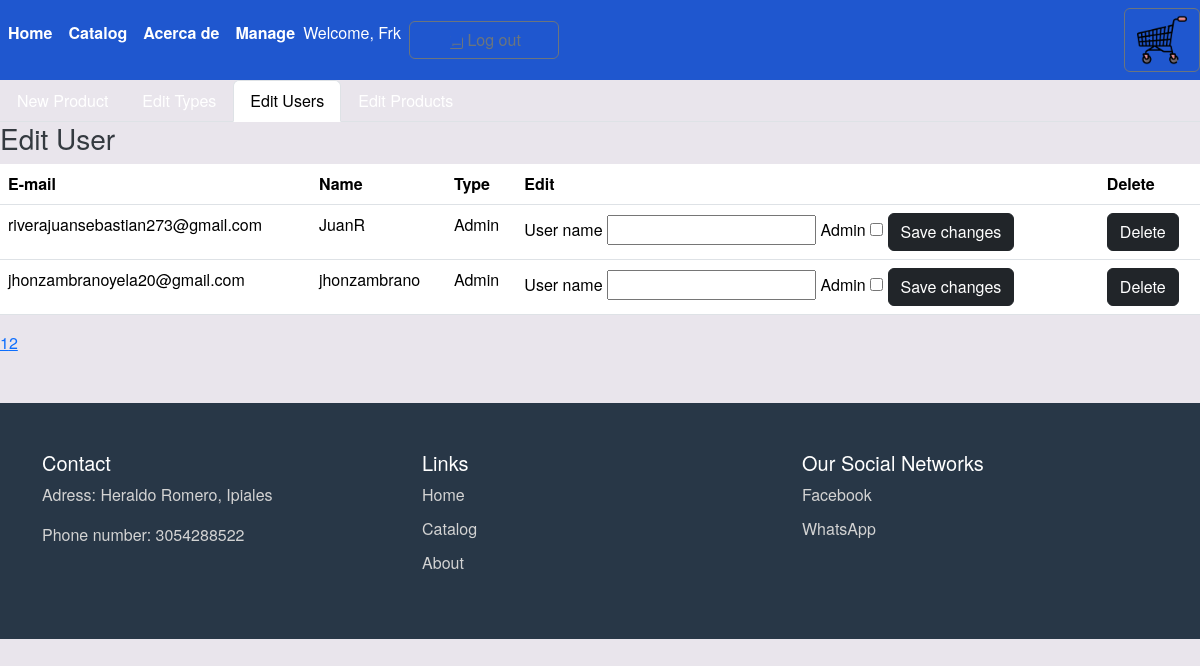
Page /admin?page=1&active_tab=editarUsuarioTab (signed in) on the committed database.
### tables this page shows
CREATE TABLE User (
            id INTEGER PRIMARY KEY,
            nom_usuario TEXT UNIQUE NOT NULL,
            correo TEXT UNIQUE NOT NULL,
            verificado INTEGER DEFAULT 0,  -- 0: No verificado, 1: Verificado
            contrasenia TEXT NOT NULL,
            admin INTEGER DEFAULT 0  -- 0: Regular user, 1: Admin user
        );

### aplicacion/admin/routes.py (the view)
@admin.route('/admin', methods=["GET", "POST"])
def admin_page():
    if(('logged_in' not in session) or ('admin' in session and session['admin'] != 1)):
        abort(403, _('You are not allowed to access here'))
    page = request.args.get('page', 1, type=int)
    active_tab = request.args.get('active_tab', 'nuevoProductoTab')
    per_page = 3  # Adjust as needed
    usuarios, total_usuarios = obtener_usuarios(page, per_page)
    productos, total_productos = obtenerproductos(page, per_page)
    tipos = obtener_tipos()
    formNp = FormularioNuevoProducto(request.form)
    formNt = FormularioTipo(request.form)
    formEt = FormularioTipo(request.form)
    formEu = FormularioEditarUsuario(request.form)
    formEp = FormularioEditarProducto(request.form)
    formDu = FormularioBorrar(request.form)
    formDp = FormularioBorrar(request.form)
    formDt = FormularioBorrar(request.form)
    if request.method == 'POST':
        if formNt.validate_on_submit():
            nombre = request.form.get('nombre')
            crear_tipo(nombre)
            flash(_('New type successfully created'), 'success')
            return redirect(url_for('admin.admin_page'))
    return render_template('admin.html', formDu=formDu, formDp=formDp, formDt=formDt, formNp=formNp, formNt=formNt, formEt=formEt, formEu=formEu, formEp=formEp, tipos=tipos, productos=productos, total_productos= total_productos, usuarios=usuarios, total_usuarios=total_usuarios, per_page=per_page, active_tab=active_tab)

### aplicacion/admin/forms.py
class FormularioNuevoProducto(FlaskForm):
    nombre = StringField(_("User"), validators=[DataRequired(_("User name required"))])
    descripcion = StringField(_("Description"), validators=[DataRequired(_("Description required"))])
    cantidad = IntegerField(_("Available"), validators=[DataRequired(_('Quantity required')), NumberRange(min=1, message=_('Not valid quantity'))])
    costo = FloatField(_("Price"), validators=[DataRequired(_("Price required"))])
    imagen = FileField(_("Thumbanil"), validators=[DataRequired(_("Image required"))])
    tipo = SelectField(_("Type"), coerce=int, validators=[DataRequired(_("Type required"))])
    submit = SubmitField(_('Add product'))
    def __init__(self, *args, **kwargs):
        super(FormularioNuevoProducto, self).__init__(*args, **kwargs)
        self.tipo.choices = get_opciones()

class FormularioTipo(FlaskForm):
    nombre = StringField(_("Type name"), validators=[DataRequired(_("Name required"))])
    submit = SubmitField(_('Save'))

### aplicacion/__init__.py (called while the page is built)
def get_locale():
    print(request.accept_languages)
    return request.accept_languages.best_match(app.config['LANGUAGES'])

### aplicacion/admin/forms.py (called while the page is built)
def get_opciones():
    ruta=current_app.config['DATABASE_URI'].replace('sqlite:///','') # encontrol la url de la bd,replace quita sqlite(en que carpet se encutra la bd)
    conexion=sqlite3.connect(ruta)
    cursor=conexion.cursor()#para relizar consultas mediante un cursor
    cursor.execute('SELECT Tipos.id, Tipos.tipo FROM Tipos')
    opciones=cursor.fetchall()#fetchall varios productos-guardar productos de la consulta
    conexion.close()
    return opciones

### aplicacion/database/crud_productos.py (called while the page is built)
def obtenerproductos(page=1, per_page=10):
    ruta=current_app.config['DATABASE_URI'].replace('sqlite:///','')
    print(ruta)
    conexion=sqlite3.connect(ruta)
    cursor=conexion.cursor()#para relizar consultas mediante un cursor
    cursor.execute("""SELECT Productos.id, Productos.nombre, Productos.unidades, Tipos.tipo, Productos.costo, Productos.descripcion, Productos.imagen
        FROM Productos
        INNER JOIN Tipos ON Productos.tipo = Tipos.id;
        """)
    productos=cursor.fetchall()
    conexion.close()
    start_idx = (page - 1) * per_page
    end_idx = start_idx + per_page
    paginated_products = productos[start_idx:end_idx]
    return paginated_products, len(productos)

### aplicacion/admin/templates/admin.html (shortened to what this page needs)
{% extends 'base.html' %}
{% block content %}
<ul class="nav nav-tabs" id="adminTabs">
  <li class="nav-item">
    <a class="nav-link {% if active_tab == 'nuevoProductoTab' %}active{% endif %}" id="nuevoProductoTab" data-bs-toggle="tab" href="#nuevoProducto">{{_('New Product')}}</a>
  </li>
  <li class="nav-item">
    <a class="nav-link {% if active_tab == 'nuevoTipoTab' %}active{% endif %}" id="nuevoTipoTab" data-bs-toggle="tab" href="#nuevoTipo">{{_('Edit Types')}}</a>
  </li>
  <li class="nav-item">
    <a class="nav-link {% if active_tab == 'editarUsuarioTab' %}active{% endif %}" id="editarUsuarioTab" data-bs-toggle="tab" href="#editarUsuario">{{_('Edit Users')}}</a>
  </li>
  <li class="nav-item">
    <a class="nav-link {% if active_tab == 'editarProductoTab' %}active{% endif %}" id="editarProductoTab" data-bs-toggle="tab" href="#editarProducto">{{_('Edit Products')}}</a>
  </li>
</ul>
<div class="tab-content">
  <div class="tab-pane fade {% if active_tab == 'editarUsuarioTab' %}show active{% endif %}" id="editarUsuario">
    <h3>{{ _('Edit User') }}</h3>
    <table class="table">
      <thead>
        <tr>
          <th>{{ _('E-mail') }}</th>
          <th>{{ _('Name') }}</th>
          <th>{{ _('Type') }}</th>
          <th>{{ _('Edit') }}</th>
          <th>{{ _('Delete') }}</th>
        </tr>
      </thead>
      <tbody>
      {% for usuario in usuarios %}
      {% if session['user_id'] != usuario[0] %}
      <tr>
        <td>
          <label>{{ usuario[1] }}</label>
        </td>
        <td>
          <label>{{ usuario[2] }}</label>
        </td>
        <td>
          <label>{% if usuario[3] %} Admin {% else %} Regular {% endif %}</label>
        </td>
        <td>
          <form method="POST" action="{{ url_for('admin.edit_user') }}">
            {{ formEu.nombre.label }} {{ formEu.nombre }}
            {{ formEu.admin.label }} {{ formEu.admin }}
            {{ formEu.submit(class="btn btn-dark btn-block") }}
          </form>
        </td>
        <td>
          <form method="POST" action="{{ url_for('admin.delete_user') }}">
            {{ formDu.submit(class="btn btn-dark btn-block") }}
          </form>
        </td>
      </tr>
      {% endif %}
      {% endfor %}
      </tbody>
    </table>
    <div class="pagination">
      {% for page_num in range(1, (total_usuarios // per_page) + 2) %}
      {% if page_num == page %}
      <span class="current">{{ page_num }}</span>
      {% else %}
      <a href="{{ url_for('admin.admin_page', page=page_num, active_tab='editarUsuarioTab') }}">{{ page_num }}</a>
      {% endif %}
      {% endfor %}
    </div>
  </div>
</div>
{% endblock %}

### aplicacion/templates/base.html (shortened to what this page needs)
<!DOCTYPE html>
<html lang="es">
<head>
    <link href="https://cdn.jsdelivr.net/npm/bootstrap@5.3.2/dist/css/bootstrap.min.css" rel="stylesheet"
>
    <link rel="stylesheet" href="{{ url_for('static', filename='css/styles.css') }}">
</head>
<body>
    <nav class="navbar navbar-expand-lg " style="background-color:#1F57CF ;">
        <div class="collapse navbar-collapse" id="navbarNav">
            <ul class="navbar-nav ">
                <li class="nav-item">
                    <a class="nav-link active" aria-current="page" href="{{ url_for('inicio.inicio') }}">{{ _('Home')
                        }}</a>
                </li>
                <li class="nav-item">
                    <a class="nav-link active" aria-current="page" href="{{ url_for('catalogo.pagina_catalogo') }}">{{
                        _('Catalog') }}</a>
                </li>
                <li class="nav-item">
                    <a class="nav-link active" aria-current="page" href="{{ url_for('acercade.acercade') }}">{{
                        _('Acerca de ') }}</a>
                </li>
                {% if 'user_id' in session %} {% if 'admin' in session and session['admin'] == 1 %}
                <li class="nav-item">
                    <a class="nav-link active" aria-current="page" href="{{ url_for('admin.admin_page') }}">{{
                        _('Manage') }}</a>
                </li>
                {% endif %}
                <li class="nav-item disabled">
                    <label class="navbar-text text-white">{{ _('Welcome') }}, {{session['username']}}</label>
                </li>
                <li class="nav-item">
                    <form action="{{ url_for('cuenta.logout') }}" method="post" class="nav-link">
                        <button type="submit" class="btn btn-outline-secondary" style="width: 150px;">
                            {{ _('Log out') }}
                        </button>
                    </form>
                </li>
                {% endif %}
            </ul>
        </div>
        <ul class="navbar-nav ml-auto">
            <li class="nav-item">
                <a class="btn btn-outline-secondary" href="{{ url_for('carrito.pagina_carrito') }}">
                    <img src="{{url_for('static', filename='img/carrito.png' )}}" fill="currentColor"
                        class="bi bi-person-circle" alt="icon" width="50" height="50">
                </a>
            </li>
        </ul>
    </nav>
    {% block content %} {% endblock %}
    <footer class="footer mt-5" style="background-color:#283747;">
        <div class="container">
            <div class="row">
                <div class="col-md-4">
                    <h5>{{ _('Contact') }}</h5>
                    <p>{{_('Adress')}}: Heraldo Romero, Ipiales</p>
                    <p>{{_('Phone number')}}: 3054288522</p>
                </div>
                <div class="col-md-4">
                    <h5>{{ _('Links') }}</h5>
                    <ul class="list-unstyled">
                        <li><a href="{{ url_for('inicio.inicio') }}">{{_('Home')}}</a></li>
                        <li><a href="{{ url_for('catalogo.pagina_catalogo') }}">{{_('Catalog')}}</a></li>
                        <li><a href="{{ url_for('acercade.acercade') }}">{{_('About')}}</a></li>
                    </ul>
                </div>
                <div class="col-md-4">
                    <h5>{{_('Our Social Networks')}}</h5>
                    <ul class="list-unstyled">
                        <li><a href="https://www.facebook.com/profile.php?id=61550316637775&mibextid=ZbWKwL"
                                target="_blank">Facebook</a></li>
                        <li><a href="https://api.whatsapp.com/send?phone=573164790952" target="_blank">WhatsApp</a></li>
                    </ul>
                </div>
            </div>
        </div>
    </footer>
    <link rel="stylesheet" href="{{ url_for('static', filename='css/footer.css') }}">
</body>
</html>

### aplicacion/static/css/styles.css (style rules this page uses)
body { background-color: #e9e5ec; color: #343a40; font-family: 'Helvetica Neue', Arial, sans-serif; }
.nav-link { color: white; }
.navbar-nav .nav-link.active, .navbar-nav .nav-link.show { color: white; font-weight: bold; }

### aplicacion/static/css/footer.css (style rules this page uses)
.footer { background-color: #343a40; color: #fff; padding: 3rem 0; }
.footer h5 { color: #fff; }
.footer p { color: #d3d3d3; }
.footer ul { list-style: none; padding: 0; }
.footer ul li { margin-bottom: 10px; }
.footer ul li a { color: #d3d3d3; text-decoration: none; }

### rows in the picture
User: username "Frk"
User: correo "riverajuansebastian273@gmail.com", nom_usuario "JuanR", admin "Admin", nombre.label "User name", admin.label "Admin"
User: correo "jhonzambranoyela20@gmail.com", nom_usuario "jhonzambrano", admin "Admin", nombre.label "User name", admin.label "Admin"

### other values in the picture
{{ page_num }} "1" "2"
